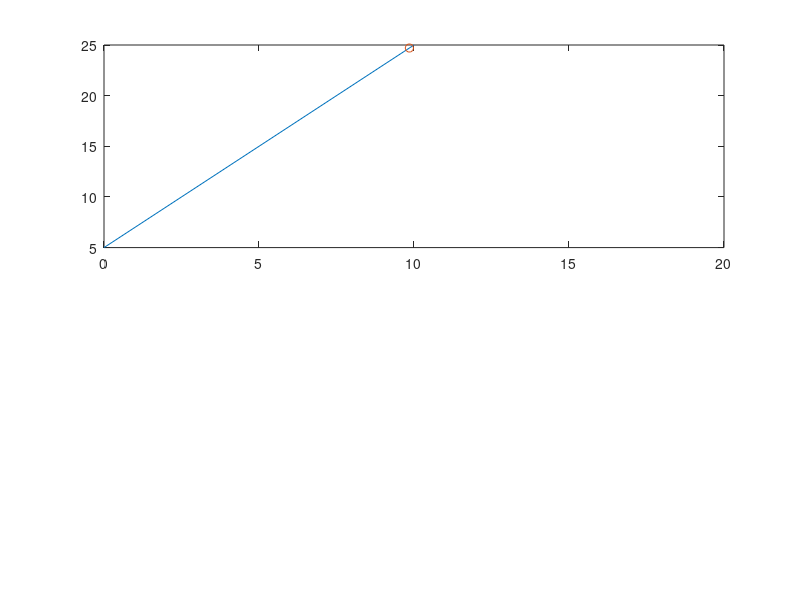

Recreate this plot in MATLAB. (Note: this script raises an error after producing the figure.)
% This test calculates and shows the likelihoods when we move "b" one of the 
% endpoints of our segment. As long as "b" is estimated to be before an actual
% observed value of the x-coordinate the likelihood is zero. As soon as the
% observation falls within the segment it goes suddenly goes up, and then 
% slowly diminishes.
% Somehow it would be interesting to see if the fall-off when the segment is
% considered further from the point can be faster.

addpath('..');
addpath('../inference/likelihood/normal');

method='DPM_Seg';

test_mu=false;
test_b=true;

max_x_axis=20;
max_y_axis=20;

N=100;

% Default line parameters	
mu0=[5 2];

if (test_mu)
	% Different line parameters to test
	mu1=[1 2.1];
	mu2=[2 3];
	mu=[mu0' mu1' mu2'];
else
	mu=repmat(mu0, N, 1)';
end

if (test_b)
	% test b in particular, the end of the line segment
	x_inc=max_x_axis/N;
	b_test=0:x_inc:max_x_axis-x_inc;
	b_test=b_test+x_inc;
end

N=length(mu);

% create x between a0 and b0
a0=5;
b0=10;
x=rand(1,1)*a0+b0-a0;
printf("The x generated between (%i,%i) is %i\n", a0, b0, x);
% repeat this random value for all lines
x=repmat(x, 1, N);
% append with ones, so it can be multiplied with the mu's
X=[ones(1,N);x];

% assume the method calculates the optimal mu, then use this to come up with
% y, and measure if this indeed corresponds with the likelihood expectations
y=sum(X.*mu,1);

% collect total data, to be used in algorithm
data=[X; y];

clear R
for i = 1:N
	R(i).mu = mu(:,1);
	R(i).Sigma = 0.1;
	R(i).a=0;
	R(i).b=b_test(i);
end

% show the line going from [0,10] on the x-axis and having the corresponding
% y-coordinates derived via mu0

% calculate X0=0 and Xn=10
x0=0; xn=10;
X0=[1;x0]; 
Xn=[1;xn];
y0=sum(X0.*mu0',1);
yn=sum(Xn.*mu0',1);
subplot(2,1,1)
plot([x0, xn], [y0, yn]);
axis([0 20], [0 20]);
hold on;

% point x
xp=X(2,1);
yp=y(1);
plot(xp, yp, 'o');

% calculate the likelihoods with the given data
n=likelihoods(method, data, R);

% show in the second plot the likelihood with b_test
subplot(2,1,2);

plot(b_test', n, 'r');

hold off;
%b=waitforbuttonpress();
